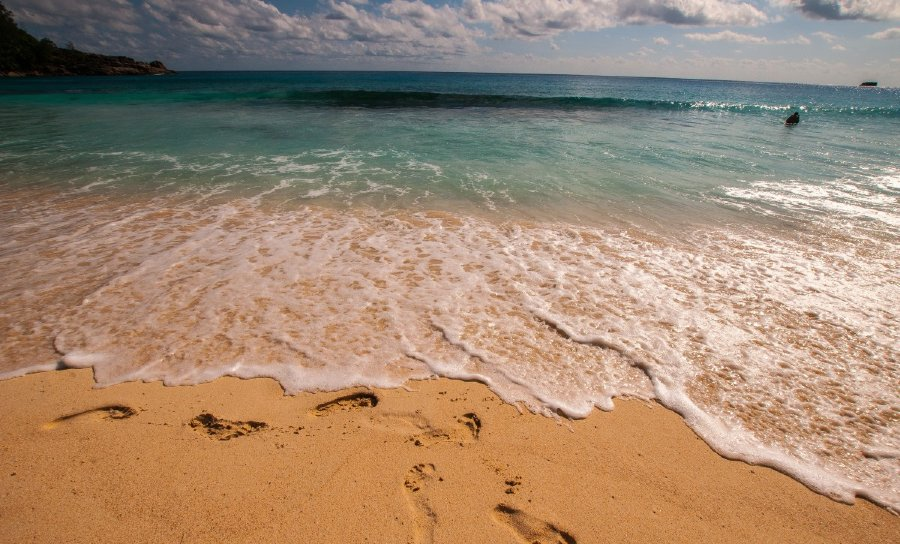
%> input picture P03/mar.jpg, 900 x 544 px
$ octave P03.m   (GNU Octave 9; MATLAB toolbox functions it lacks are replaced by stand-ins)
%> lines starting %> are read from the running program, lines starting %| are printed output that depends on the picture
%%PRACTICA 3
%%El programa selecciona representantes de un area definida
clc
clear all
close all
warning off all

% Lectura de la imagen "mar.jpg" y obtención de las dimensiones de la imagen
a = imread("mar.jpg");
%> a is the input picture: size 544x900x3 uint8; mean R, G, B 160.7, 136.1, 114.3
[m, n, ~] = size(a);    % Obtiene las dimensiones de la imagen en 'm' (alto) y 'n' (ancho)
%> m = 544; n = 900

% Solicitar al usuario el número de puntos deseados en cada clase
cielo = input('Ingrese el número de puntos que desea en el cielo: ');
%> the answer given: 3
mar = input('Ingrese el número de puntos que desea en el mar: ');
%> the answer given: 3
arena = input('Ingrese el número de puntos que desea en la arena: ');
%> the answer given: 3

% Crear una nueva figura y mostrar la imagen en ella
figure;
imshow(a);

% Generar coordenadas aleatorias para puntos en las clases: cielo, mar y arena
c1x = randi([10, n - 10], 1, cielo);  % Genera 'cielo' coordenadas x aleatorias entre 10 y 'n-10'
c1y = randi([10, round(m / 6)], 1, cielo);  % Genera 'cielo' coordenadas y aleatorias entre 10 y 'm/3'

c2x = randi([10, n - 10], 1, mar);  % Genera 'mar' coordenadas x aleatorias entre 10 y 'n-10'
c2y = randi([round(m / 6) + 1, round(2 * m / 3)], 1, mar);  % Genera 'mar' coordenadas y aleatorias entre m/3+1 y 2*m/3

c3x = randi([10, n - 10], 1, arena);  % Genera 'arena' coordenadas x aleatorias entre 10 y 'n-10'
c3y = randi([round(2 * m / 3) + 1, m - 10], 1, arena);  % Genera 'arena' coordenadas y aleatorias entre 2*m/3+1 y 'm-10'

% Asignar valores RGB a los puntos y dibujarlos en la figura
hold on;  % Permite superponer gráficos en la figura actual
grid on;  % Activa la cuadrícula en la figura
z1 = impixel(a, c1x, c1y);  % Obtiene los valores RGB de la imagen 'a' en las coordenadas (c1x, c1y)
%> z1 = [168 171 176; 163 170 180; 31 59 73]
plot(c1x, c1y, 'ob', 'Markersize', 5, 'MarkerFaceColor', 'b');  % Dibuja puntos azules en la posición de (c1x, c1y)

z2 = impixel(a, c2x, c2y);  % Obtiene los valores RGB de la imagen 'a' en las coordenadas (c2x, c2y)
%> z2 = [139 142 131; 199 164 144; 159 131 117]
plot(c2x, c2y, 'or', 'Markersize', 5, 'MarkerFaceColor', 'r');  % Dibuja puntos rojos en la posición de (c2x, c2y)

z3 = impixel(a, c3x, c3y);  % Obtiene los valores RGB de la imagen 'a' en las coordenadas (c3x, c3y)
%> z3 = [189 145 118; 222 187 167; 193 131 74]
plot(c3x, c3y, 'og', 'Markersize', 5, 'MarkerFaceColor', 'g');  % Dibuja puntos verdes en la posición de (c3x, c3y)
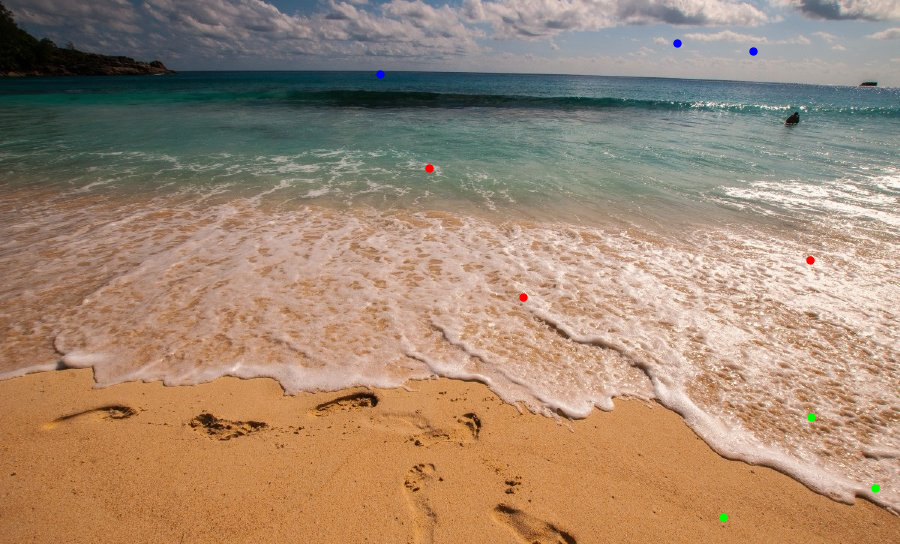
%> figure redrawn from the program's plot data

% Calcular el valor promedio (color) de cada clase
total_cielo = mean(z1);  % Calcula el valor promedio de color en 'z1' y lo almacena en 'total_cielo'
%> total_cielo = [120.7 133.3 143]
total_mar = mean(z2);    % Calcula el valor promedio de color en 'z2' y lo almacena en 'total_mar'
%> total_mar = [165.7 145.7 130.7]
total_arena = mean(z3);  % Calcula el valor promedio de color en 'z3' y lo almacena en 'total_arena'
%> total_arena = [201.3 154.3 119.7]

% Bucle para que el usuario seleccione un punto desconocido y clasificarlo
usuario = 0;  % Inicializa la variable 'usuario' en 0 para entrar en el bucle
while usuario == 0  % Mientras 'usuario' sea 0, continuará el bucle
    clear desconocido;  % Borra datos previos del punto desconocido
    figure(2);  % Cambia a la figura 2
%> (the run ends here)
